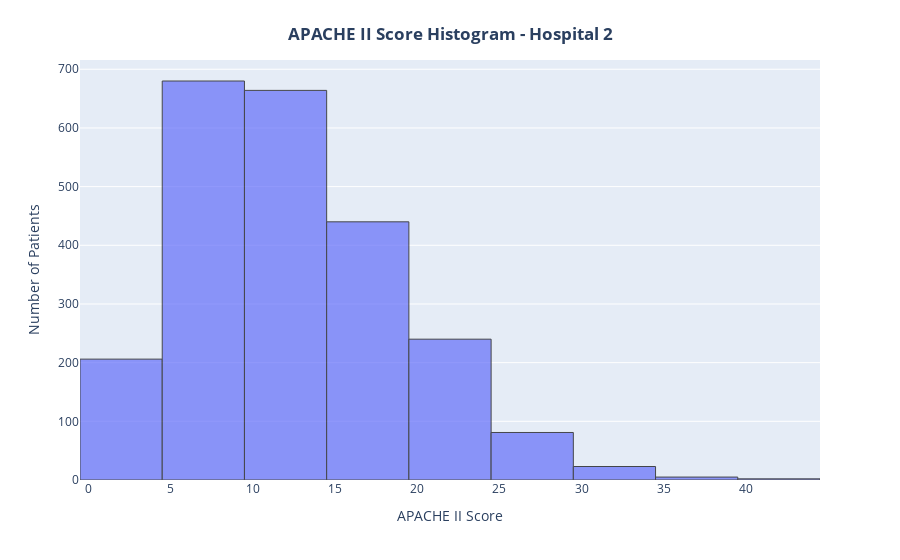

The cell this chart's notebook holds for it:
### Code cell
apache_df_copy = apache_df_H2.copy()
print("Initial number of rows:", len(apache_df_copy))
apache_df_copy = apache_df_copy[apache_df_copy["Estimated Mortality"] != "-"]
print("Number of rows after removing rows:", len(apache_df_copy))

fig = px.histogram(apache_df_copy, x = "APACHE II Score", nbins = 20)
fig.update_traces(marker_line_color = "black", marker_line_width = 1, opacity = 0.7)
fig.update_layout(yaxis_title = "Number of Patients")
fig.update_layout(title = {"text" : "<b>APACHE II Score Histogram - Hospital 2</b>", "x" : 0.5, "y" : 0.95, "xanchor" : "center", "yanchor" : "top"})
fig.show()

### Figure 1 — Plotly figure (JSON) as saved in the notebook; plotly's stock layout.template omitted (floating-point values rounded to 4 significant figures; data arrays with more than 128 entries replaced by an {"elided": "..."} marker saying what was removed)
{"data": [{"alignmentgroup": "True", "bingroup": "x", "hovertemplate": "APACHE II Score=%{x}<br>count=%{y}<extra></extra>", "legendgroup": "", "marker": {"color": "#636efa", "line": {"color": "black", "width": 1}, "pattern": {"shape": ""}}, "name": "", "nbinsx": 20, "offsetgroup": "", "opacity": 0.7, "orientation": "v", "showlegend": false, "type": "histogram", "x": {"elided": "2341 int values"}, "xaxis": "x", "yaxis": "y"}], "layout": {"barmode": "relative", "legend": {"tracegroupgap": 0}, "margin": {"t": 60}, "title": {"text": "<b>APACHE II Score Histogram - Hospital 2</b>", "x": 0.5, "xanchor": "center", "y": 0.95, "yanchor": "top"}, "xaxis": {"anchor": "y", "domain": [0, 1], "title": {"text": "APACHE II Score"}}, "yaxis": {"anchor": "x", "domain": [0, 1], "title": {"text": "Number of Patients"}}}}
